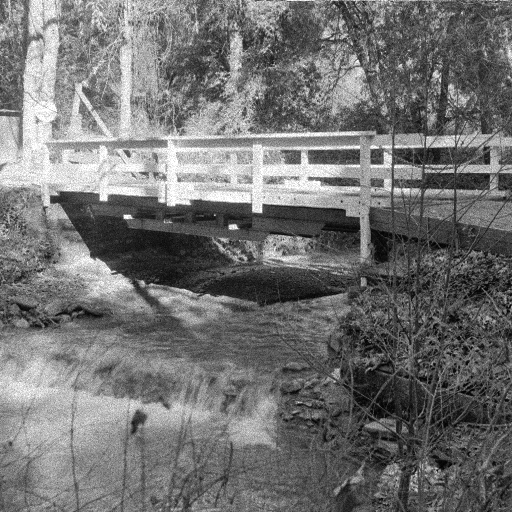
#> input picture Denoising/Noisy/R101.bmp, 512 x 512 px
$ jupyter execute --allow-errors Denoising.ipynb   (older library calls are emulated)
#> lines starting #> are read from the running program, lines starting #| are printed output that depends on the picture
[cell 1]
import cv2
import matplotlib.pyplot as plt
import numpy as np
import os
import glob
import math
import scipy as sp

[cell 2]
# [6 lines left out: function normalize, not called in this run]

[cell 3]
#Load images

snrImg = []
snrReconstruct = []

rootNoisy = "gr5/Noisy"
noisyImgs = glob.glob(f"{rootNoisy}/*.bmp") + glob.glob(f"{rootNoisy}/*.jpg")

rootOriginal = "gr5/Original"
originalImgs = glob.glob(f"{rootOriginal}/*.bmp") + glob.glob(f"{rootOriginal}/*.jpg")

originalImgs.sort()
noisyImgs.sort()

#> (a cell that did not finish here is left out)

Creation of a Gaussian Filter

The Gaussian filter is a type of filter that applies a Gaussian distribution to an image through convolution.

To create a Gaussian filter, we first apply the Gaussian formula including the required values of sigma and the size of our mask. This is implemented through the functions "gauss," which returns the Gaussian function given sigma and x dimensions, and "create mask," which returns the mask with the required values given the mask dimensions and sigma. At this point, the "gaussianFilter" function, which takes the image, mask size, and sigma as input, applies the filter through a 2D convolution.

[cell 5]
#Gaussian filter
def gauss(sigma,x):
    '''
    Input: sigma: Value of sigma for Gauss function, x: Centered value to apply Gauss

    Output: Gauss function applied to sigma and x
    '''
    gauss = 1/(math.sqrt(2*math.pi)*sigma)*math.e**(-(x**2/(2*sigma**2)))
    return gauss

def createMask(maskSize, sigma):
    '''
    Input: maskSize: Dimension for the mask, sigma: Value of sigma for Gauss function

    Output: Mask
    '''
#> called with maskSize = 3, sigma = 5
    mask = np.zeros([maskSize + 1, maskSize +1], dtype = float)
#> mask = [[0, 0, 0, 0], [0, 0, 0, 0], [0, 0, 0, 0], [0, 0, 0, 0]]
    centre = int(maskSize / 2) + 1
    for i in range(1, maskSize +1):
        for j in range(1, maskSize +1):
            dist = np.sqrt(np.power(abs(i-centre),2)+np.power(abs(j-centre),2))
            mask[i][j] = gauss(sigma, dist)
#> after the loop, mask = [[0, 0, 0, 0], [0, 0.0767, 0.0782, 0.0767], [0, 0.0782, 0.0798, 0.0782], [0, 0.0767, 0.0782, 0.0767]]
    return mask


def gaussianFilter(img = cv2.imread("Noisy/R101.bmp" ,0), maskSize = 3, sigma = 5):
    mask = createMask(maskSize, sigma)
    conv=cv2.filter2D(img, ddepth=-1, kernel=mask)
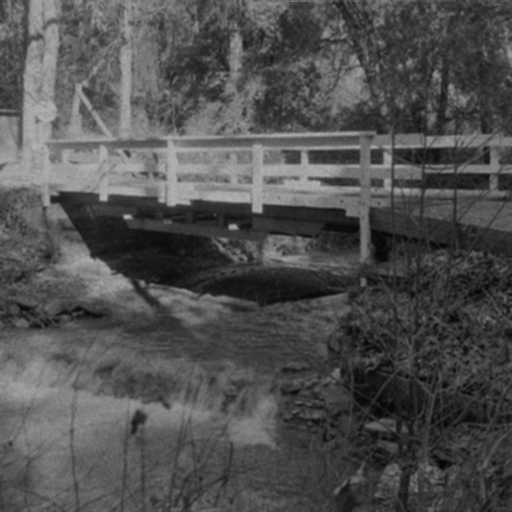
#> conv: shape (512, 512); min 4, max 178, mean 79.8
#> img is the input picture: shape (512, 512); min 0, max 255, mean 114.1
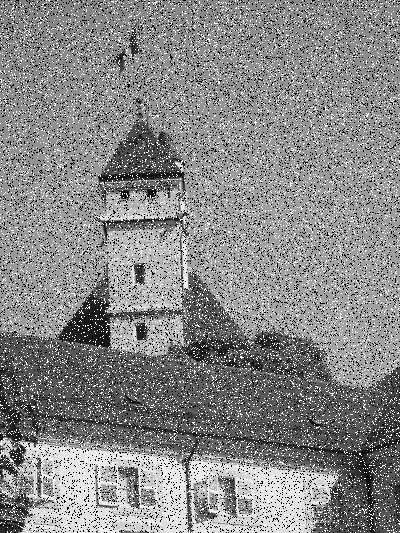
#> input picture Denoising/Noisy/R85.bmp, 400 x 533 px
    #plt.figure()
    #plt.imshow(conv,cmap="gray")
    return conv

[cell 6]
cv2.imwrite(f"Denoised_with_spatial_filters/gaussian_filter/R101.jpeg", gaussianFilter())

Creation of a Median Filter

The median filter is a filter that, by averaging the pixels in the surrounding area and the pixel under consideration, reduces impulsive noise or other irregular noise patterns.

The median filter is simpler to implement than the Gaussian filter, as it takes portions of the image of the kernel size and, after vectorizing the portion, calculates the median and puts it in the reconstructed image at the i-j-th position.

[cell 7]
# [10 lines left out: function medianFilter, not called in this run]

[cell 8]
# [37 lines left out: function denoiseImage, not called in this run]

[cell 9]
reconstructedImgs = []
#> reconstructedImgs = []
#for i in range(len(originalImgs)):
#> (the rest of this cell did not finish here and is left out)

[cell 10]
for i in range(len(reconstructedImgs)):
    cv2.imwrite(f"denoisedImages/DenoisedImage#{i}.jpeg",reconstructedImgs[i])
#> this loop made 0 passes
